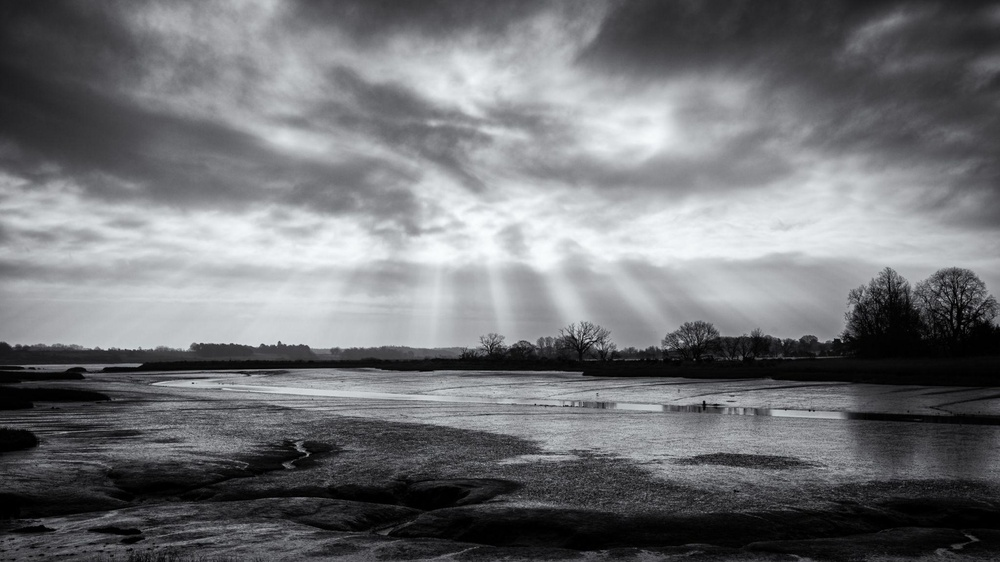
#> input picture 2/A.jpeg, 1000 x 562 px, shrunk from 2048 x 1152 before the run
$ python GA.py
#> lines starting #> are read from the running program, lines starting #| are printed output that depends on the picture
import cv2
import numpy as np
import matplotlib.pyplot as plt

def plot_image_and_hist(img, title, position):
    """Helper function to plot image and its histogram."""
    # Plot Image
    plt.subplot(5, 2, position)
    plt.imshow(img, cmap='gray', vmin=0, vmax=255)
    plt.title(title)
    plt.axis('off')

    # Plot Histogram
    plt.subplot(5, 2, position + 1)
    plt.hist(img.ravel(), 256, [0, 256], color='black')
    plt.title(f'Histogram: {title}')
    plt.xlim([0, 256])

def process_and_display(image_path):
    # 1. Load Original Image in Grayscale
#> called with image_path = 'A.jpeg'
    img = cv2.imread(image_path, cv2.IMREAD_GRAYSCALE)
#> img: shape (562, 1000); min 0, max 252, mean 114.3
    if img is None:
        print(f"Error loading {image_path}")
        return

    plt.figure(figsize=(12, 18))

    # Original
    plot_image_and_hist(img, "Original Image", 1)

    # 2. Image Negative
    # Formula: s = (L - 1) - r
    img_neg = 255 - img
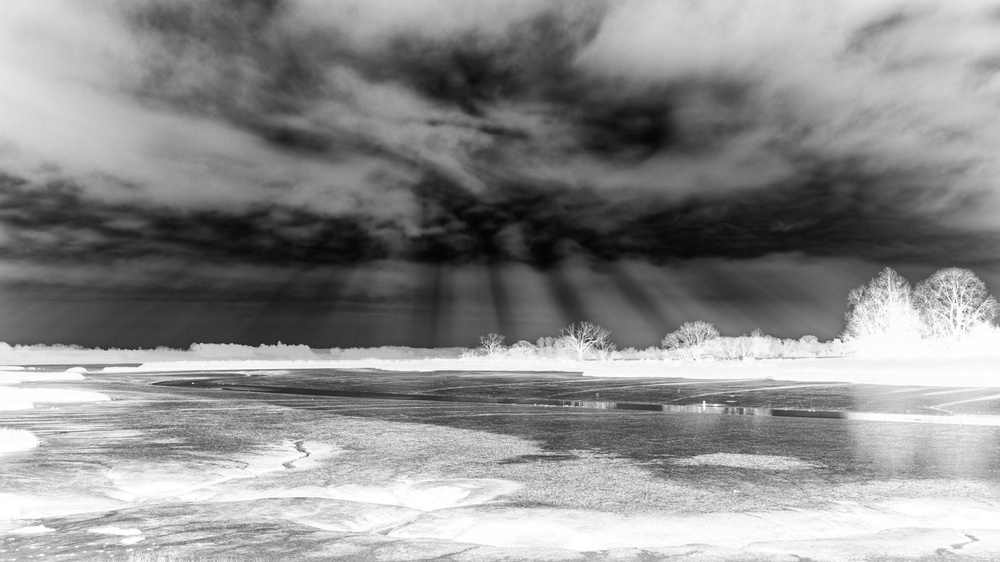
#> img_neg: shape (562, 1000); min 3, max 255, mean 140.7
    plot_image_and_hist(img_neg, "Image Negative", 3)

    # 3. Log Transformation
    # Formula: s = c * log(1 + r)
    c = 255 / np.log(1 + np.max(img))
#> c = 46.08
    img_log = c * (np.log(img + 1))
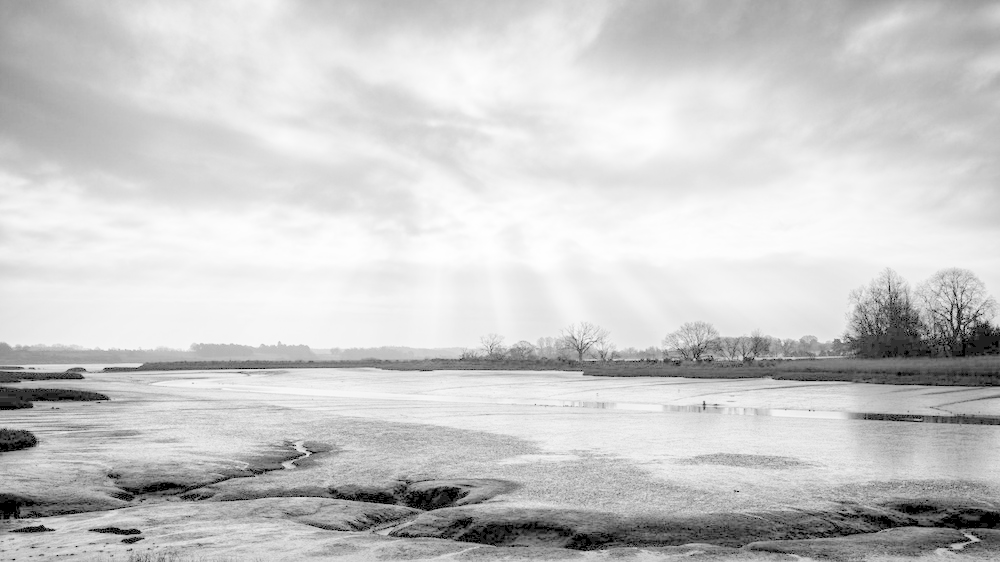
#> img_log: shape (562, 1000) float16; min 0, max 255.1, mean 202.6; drawn with min black and max white
    img_log = np.array(img_log, dtype=np.uint8)
    plot_image_and_hist(img_log, "Log Transformation", 5)

    # 4. Gamma Correction (Gamma = 0.5 and Gamma = 2.0)
    # Formula: s = c * r^gamma
    gamma_low = 0.5
    img_gamma_low = np.array(255 * (img / 255) ** gamma_low, dtype=np.uint8)
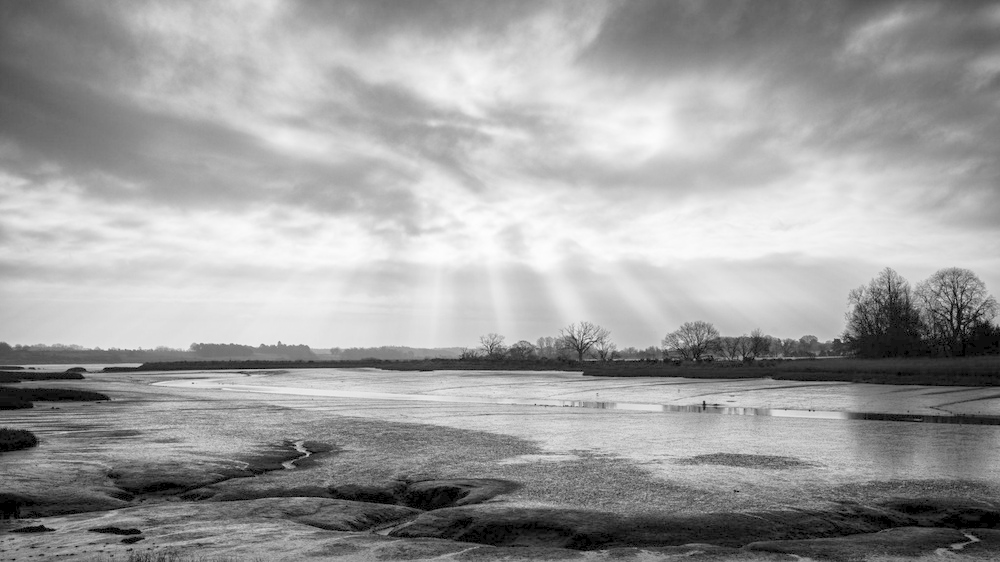
#> img_gamma_low: shape (562, 1000); min 0, max 253, mean 158.8
    plot_image_and_hist(img_gamma_low, f"Gamma Correction (γ={gamma_low})", 7)

    gamma_high = 2.0
    img_gamma_high = np.array(255 * (img / 255) ** gamma_high, dtype=np.uint8)
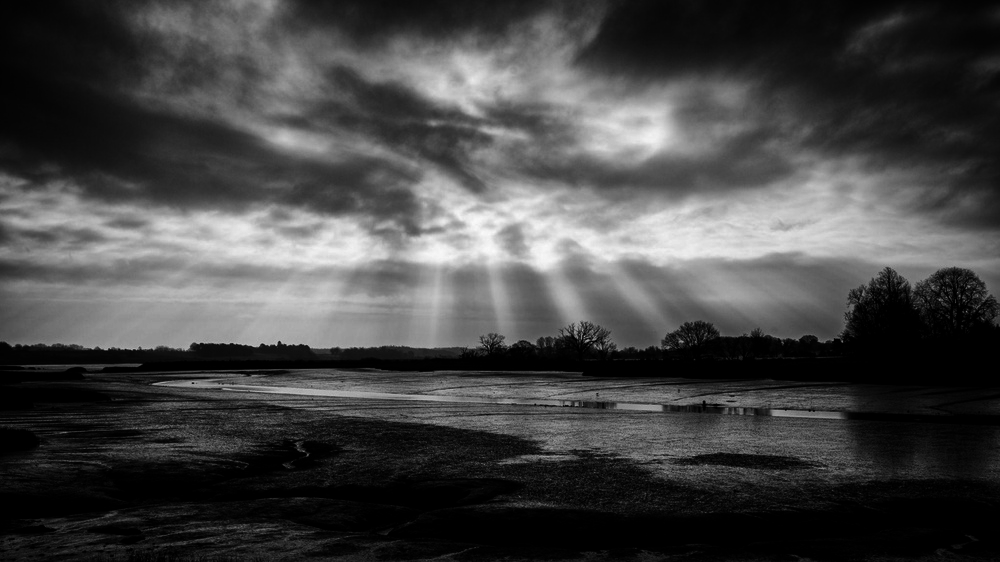
#> img_gamma_high: shape (562, 1000); min 0, max 249, mean 69.4
    plot_image_and_hist(img_gamma_high, f"Gamma Correction (γ={gamma_high})", 9)

    # 5. Contrast Stretching
    # Formula: s = (r - min) * (255 / (max - min))
    min_val = np.min(img)
#> min_val = 0
    max_val = np.max(img)
#> max_val = 252
    img_stretch = np.array((img - min_val) * (255.0 / (max_val - min_val)), dtype=np.uint8)

    # Optional: Plot Contrast Stretching in a new figure
    plt.tight_layout()
    plt.show()
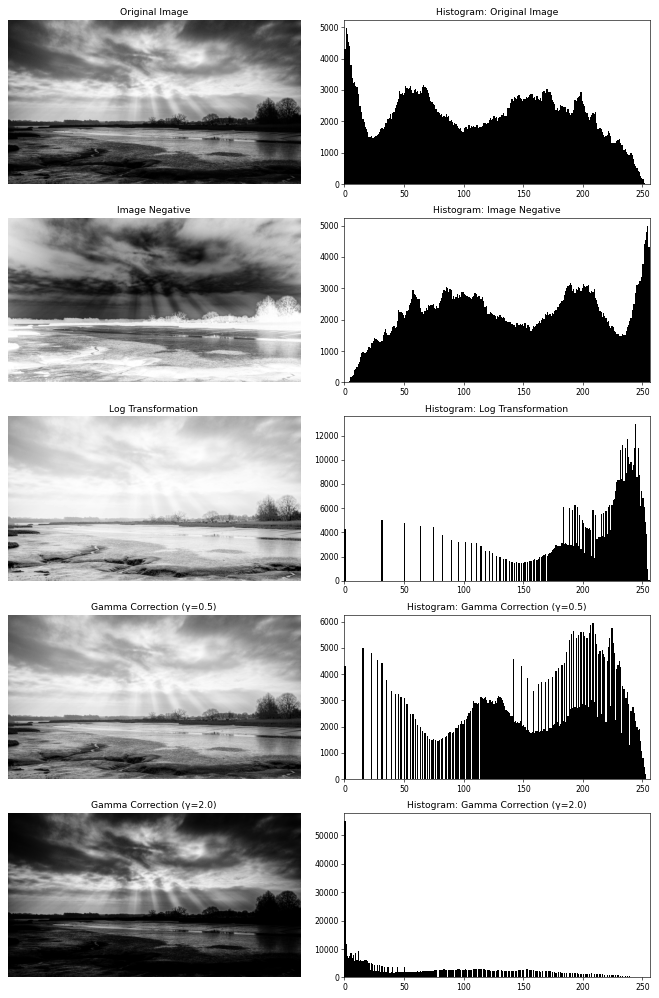
#> figure drawn by matplotlib, 10 panels; panel 2: tallest bar 4989 high, from x = 1 to 2; panel 4: tallest bar 4989 high, from x = 254 to 255; panel 6: tallest bar 12931 high, from x = 244 to 245; panel 8: tallest bar 5965 high, from x = 208 to 209

# Process each image
images = ['A.jpeg', 'B.jpeg', 'C.jpeg']
for img_name in images:
    print(f"Processing {img_name}...")
    process_and_display(img_name)
#> pass 2 of the loop `for img_name in images:`:
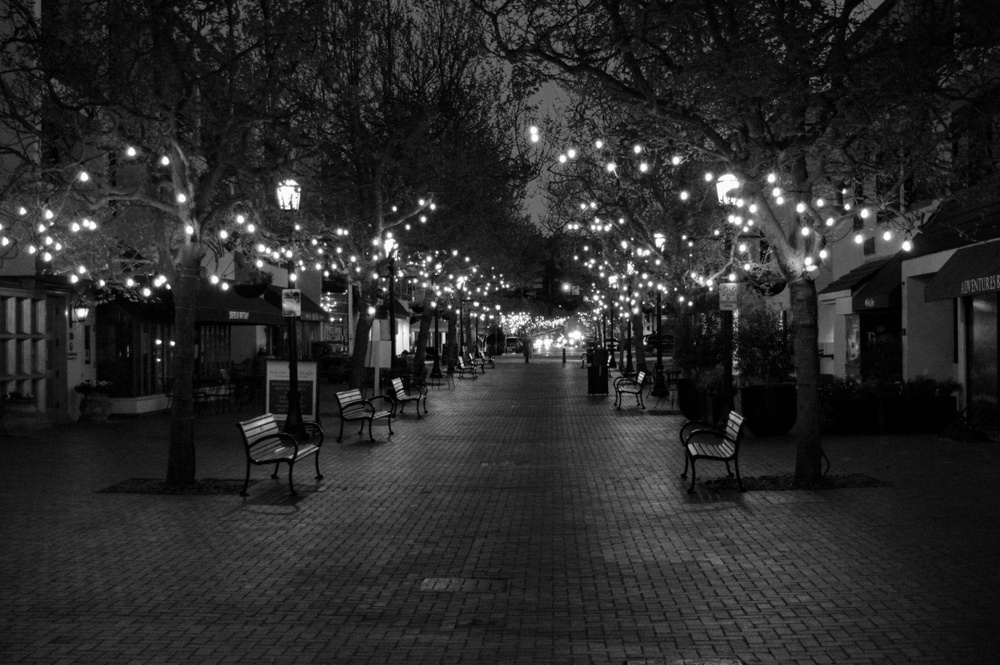
#> input picture 2/B.jpeg, 1000 x 665 px, shrunk from 2048 x 1361 before the run
#> in process_and_display, img is the input picture: shape (665, 1000); min 0, max 255, mean 41.5
#> img_neg: shape (665, 1000)
#> c = 45.99
#> img_gamma_low: shape (665, 1000)
#> in process_and_display (call 2), `img_gamma_high = np.array(255 * (img / 255) ** gamma_high, dtype=np.ui..`:
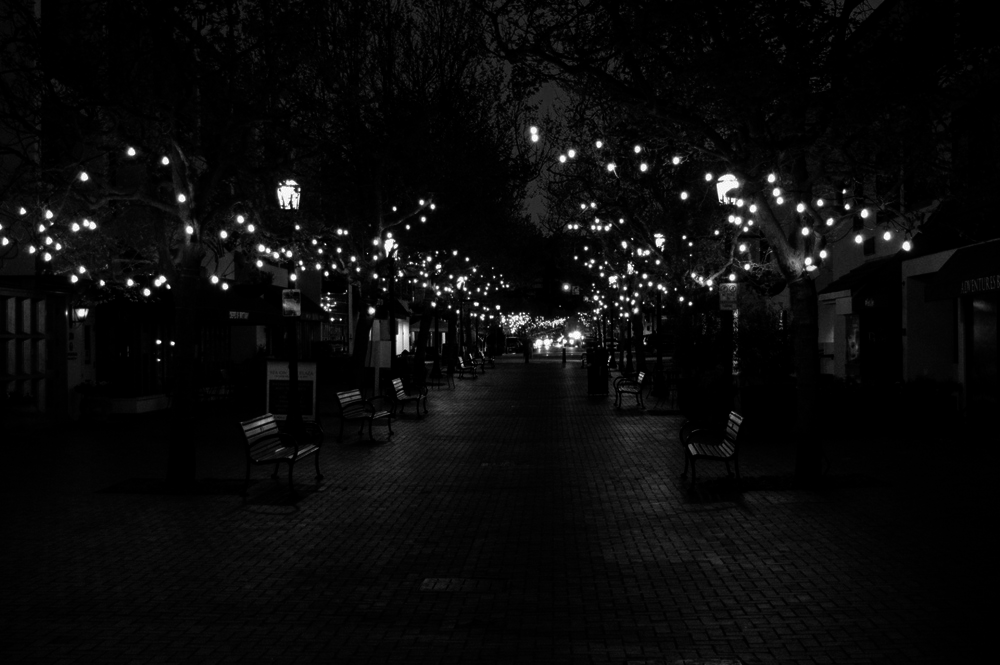
#> img_gamma_high: shape (665, 1000); min 0, max 255, mean 10.9
#> max_val = 255
#> in process_and_display (call 2), `plt.show()`:
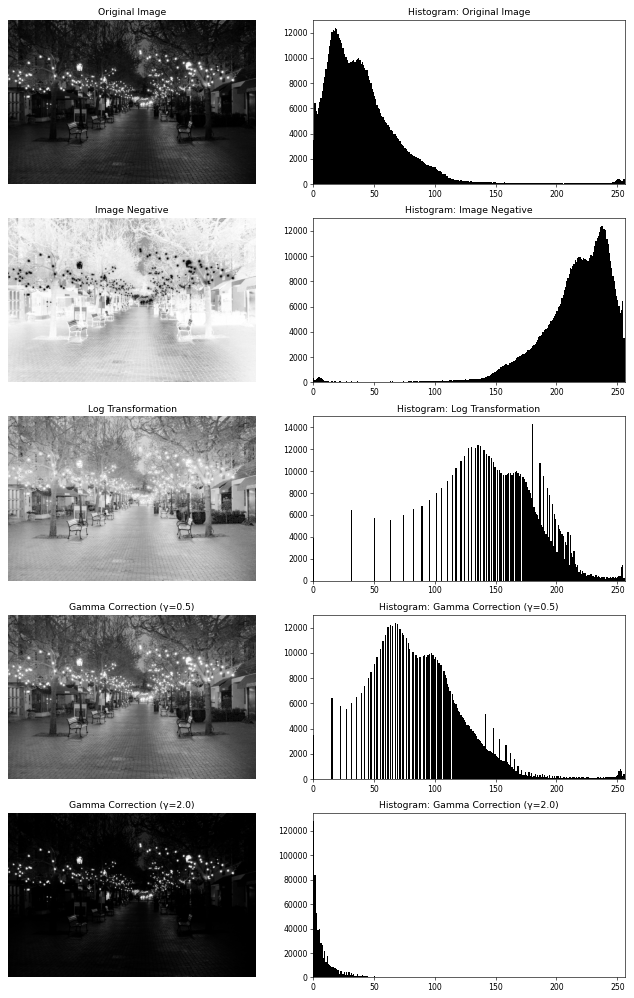
#> figure drawn by matplotlib, 10 panels; panel 2: tallest bar 12400 high, from x = 18 to 19; panel 4: tallest bar 12400 high, from x = 237 to 238; panel 6: tallest bar 14270 high, from x = 180 to 181; panel 8: tallest bar 12400 high, from x = 67 to 68
#> pass 3 of the loop `for img_name in images:`:
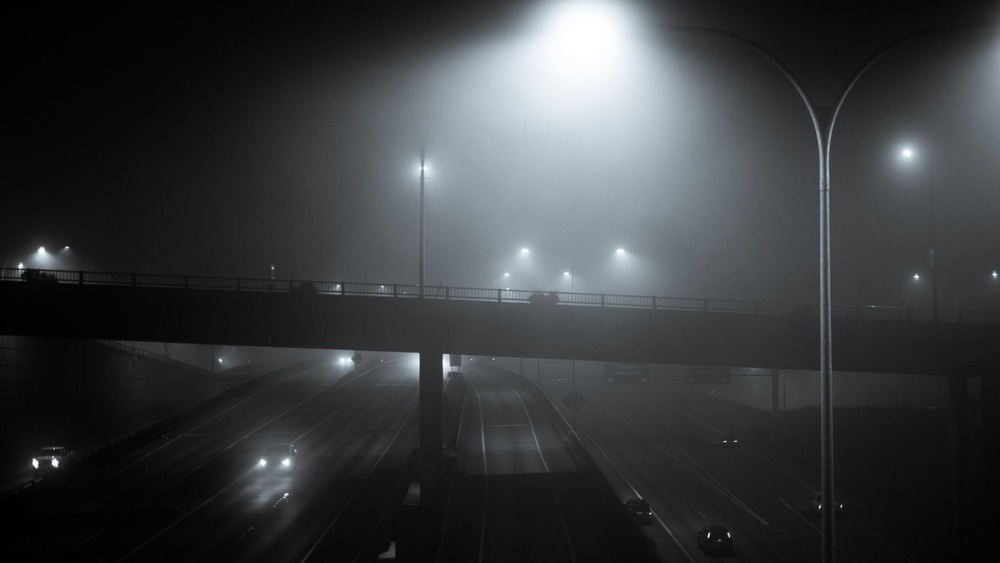
#> input picture 2/C.jpeg, 1000 x 563 px, shrunk from 2048 x 1154 before the run
#> img: shape (563, 1000)
#> img_neg: shape (563, 1000)
#> img_gamma_low: shape (563, 1000)
#> in process_and_display (call 3), `img_gamma_high = np.array(255 * (img / 255) ** gamma_high, dtype=np.ui..`:
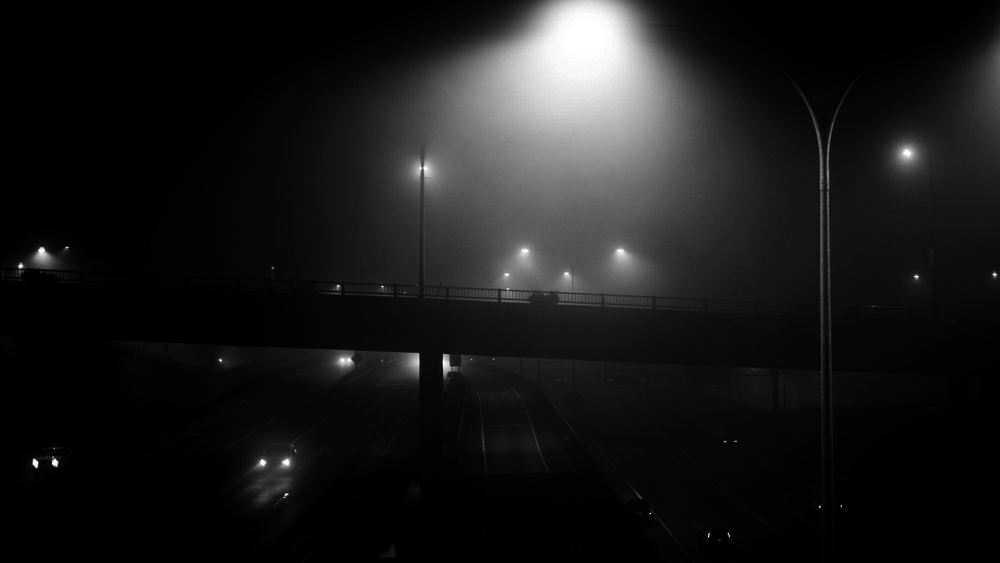
#> img_gamma_high: shape (563, 1000); min 0, max 255, mean 25.1
#> in process_and_display (call 3), `plt.show()`:
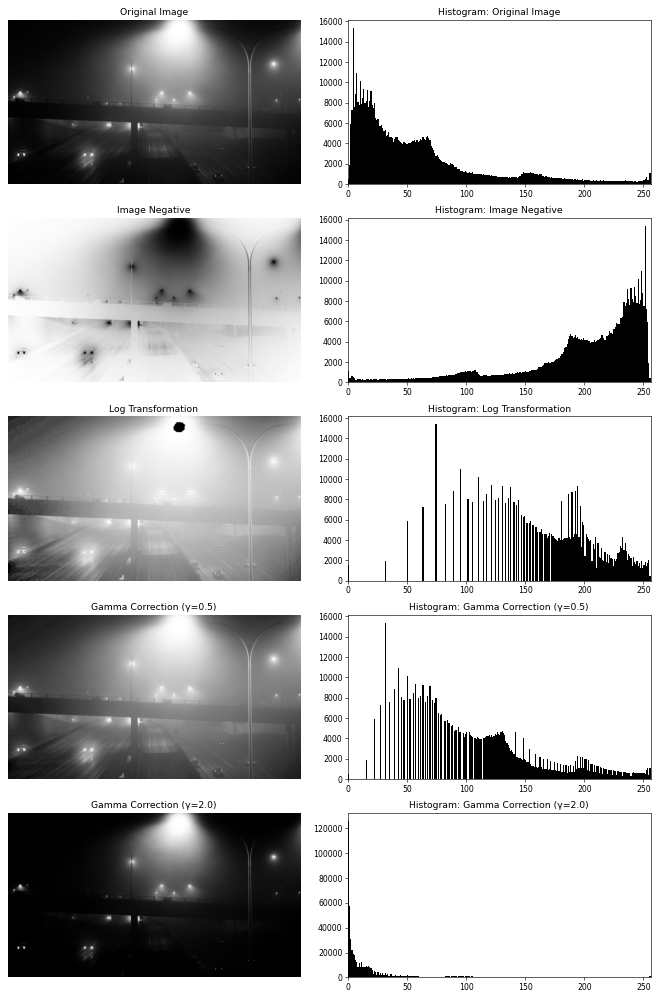
#> figure drawn by matplotlib, 10 panels; panel 2: tallest bar 15388 high, from x = 4 to 5; panel 4: tallest bar 15388 high, from x = 251 to 252; panel 6: tallest bar 15388 high, from x = 74 to 75; panel 8: tallest bar 15388 high, from x = 31 to 32
